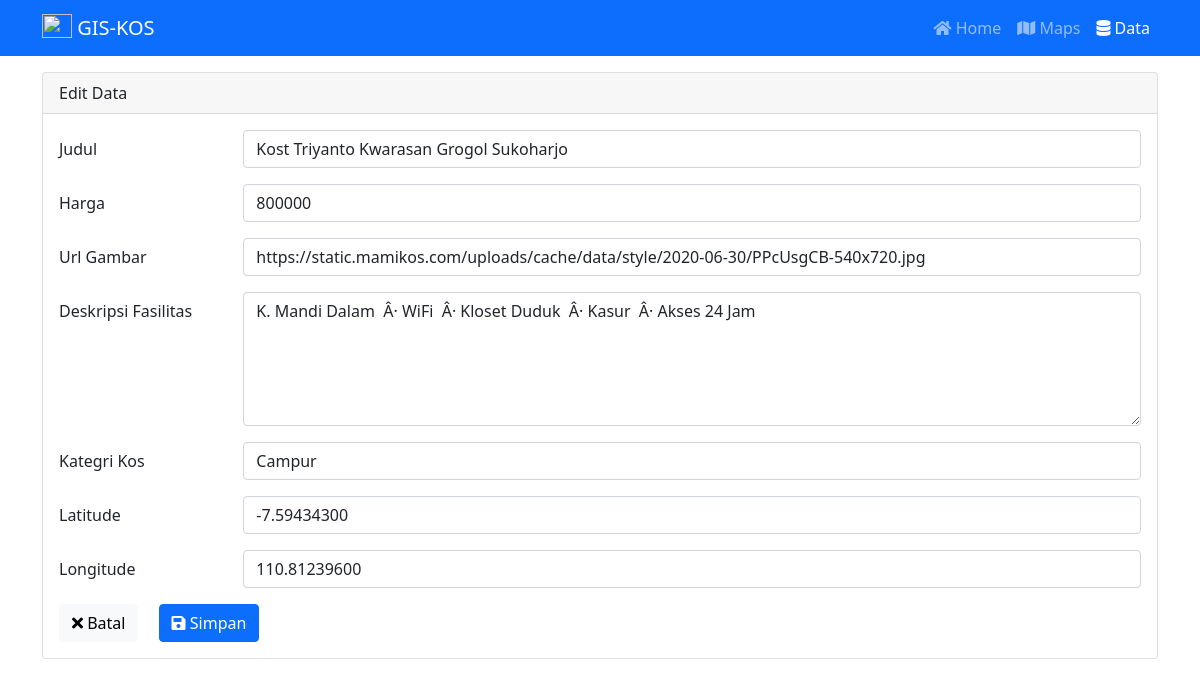
The page /input.php?id=5 on the database its author committed.
### tables this page shows
CREATE TABLE `maps` (
  `id` int(11) NOT NULL,
  `judul` varchar(156) NOT NULL,
  `harga` varchar(156) NOT NULL,
  `url` varchar(256) NOT NULL,
  `deskripsi` text NOT NULL,
  `kategori` varchar(156) NOT NULL,
  `latitude` decimal(10,8) NOT NULL,
  `longitude` decimal(11,8) NOT NULL
);

### models/DataModel.php (called while the page is built, shortened)
<?php
function result($query)
{
    global $link;
    $result = mysqli_query($link, $query) or die(mysqli_error($link));
    return $result;
}
function getById($id)
{
    $query = "SELECT * FROM maps WHERE id = $id";
    return result($query);
}

### input.php (the view, shortened to what this page needs)
<?php
require_once 'models/DataModel.php';
require_once 'template/header.php';
?>
<?php
if (isset($_GET['id'])) {
    $title = "Edit";
    $id = $_GET['id'];
    $row = mysqli_fetch_array(getById($id));
}
?>
<div class="container mt-3">
    <div class="card">
        <div class="card-header">
            <?= $title ?> Data
        </div>
        <div class="card-body">
            <form method="post">
                <div class="mb-3 row">
                    <label for="title" class="col-sm-2 col-form-label">Judul</label>
                    <div class="col-sm-10">
                        <input type="text" class="form-control" id="title" name="judul" required value="<?= @$row['judul'] ?>">
                    </div>
                </div>
                <div class="mb-3 row">
                    <label for="harga" class="col-sm-2 col-form-label">Harga</label>
                    <div class="col-sm-10">
                        <input type="number" class="form-control" id="harga" placeholder="Masukan harga per bulan" name="harga" required value="<?= @$row['harga'] ?>">
                    </div>
                </div>
                <div class="mb-3 row">
                    <label for="Url" class="col-sm-2 col-form-label">Url Gambar</label>
                    <div class="col-sm-10">
                        <input type="text" class="form-control" id="Url" name="url" required value="<?= @$row['url'] ?>">
                    </div>
                </div>
                <div class="mb-3 row">
                    <label for="Desc" class="col-sm-2 col-form-label">Deskripsi Fasilitas</label>
                    <div class="col-sm-10">
                        <textarea class="form-control" name="deskripsi" id="Desc" rows="5" required><?= @$row['deskripsi'] ?></textarea>
                    </div>
                </div>
                <div class="mb-3 row">
                    <label for="kategri" class="col-sm-2 col-form-label">Kategri Kos</label>
                    <div class="col-sm-10">
                        <select name="kategori" id="kategri" class="form-control" required>
                            <option <?= @$row['kategori'] == "3" ? "selected" : "" ?> value="3">Campur</option>
                        </select>
                    </div>
                </div>
                <div class="mb-3 row">
                    <label for="Latitude" class="col-sm-2 col-form-label">Latitude</label>
                    <div class="col-sm-10">
                        <input type="number" class="form-control" id="latitude" name="latitude" required step=any value="<?= @$row['latitude'] ?>">
                    </div>
                </div>
                <div class="mb-3 row">
                    <label for="longitude" class="col-sm-2 col-form-label">Longitude</label>
                    <div class="col-sm-10">
                        <input type="number" class="form-control" id="longitude" name="longitude" required step=any value="<?= @$row['longitude'] ?>">
                    </div>
                </div>
                <a href="data.php" class="btn btn-light me-3"><i class="fa fa-times"></i> Batal</a>
                <button name="simpan" type="submit" href="#" class="btn btn-primary"><i class="fa fa-save"></i> Simpan</button>
            </form>
        </div>
    </div>
</div>
<?php require_once 'template/footer.php' ?>

### rows shown on the page
maps: judul "Kost Triyanto Kwarasan Grogol Sukoharjo", harga "800000", url "https://static.mamikos.com/uploads/cache/data/style/2020-06-30/PPcUsgCB-540x720.jpg", deskripsi "K. Mandi Dalam Â· WiFi Â· Kloset Duduk Â· Kasur Â· Akses 24 Jam", kategori "Campur", latitude "-7.59434300", longitude "110.81239600"

### other values the page prints
$title "Edit"
